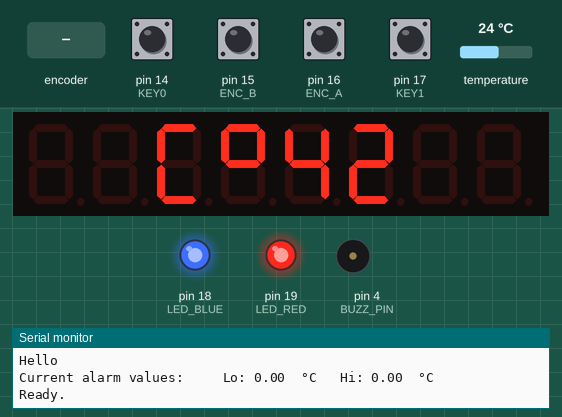
Recording of a program running on a simulated Arduino Nano, built with avr-gcc and run on an emulated ATmega328P. Shown: 8-digit seven-segment display, output pins drawn as LEDs (lit = HIGH), buzzer (waves = sounding, pin HIGH), the last lines printed to the serial monitor. Inputs (shaded band) come from the test bench; at power-on: pin 14 (KEY0), pin 15 (ENC_B), pin 16 (ENC_A), pin 17 (KEY1) HIGH, temperature 24 °C.

Above: at 4.9 s.
5.0 s: pin 14 (KEY0) pulled LOW for 1 s
6.6 s: pin 17 (KEY1) pulled LOW for 1 s
At 7.8 s:
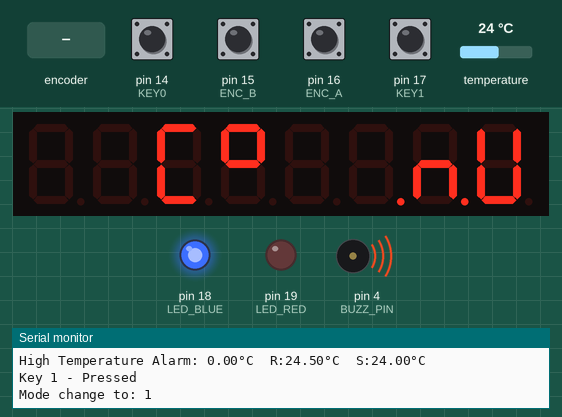
10.8 s: rotary encoder on pin 16 (ENC_A) / pin 15 (ENC_B) turned 1 step (first pin leading)
At 13.7 s:
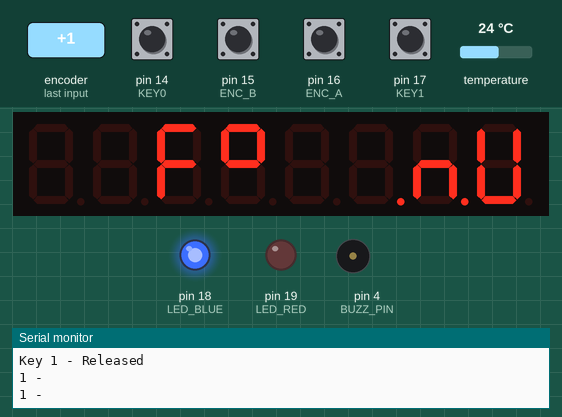
14.6 s: pin 17 (KEY1) pulled LOW for 0.15 s
At 16.7 s:
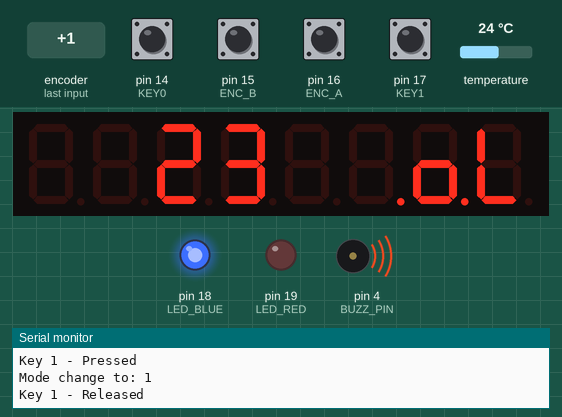
18.4 s: pin 17 (KEY1) pulled LOW for 0.15 s
At 21.7 s:
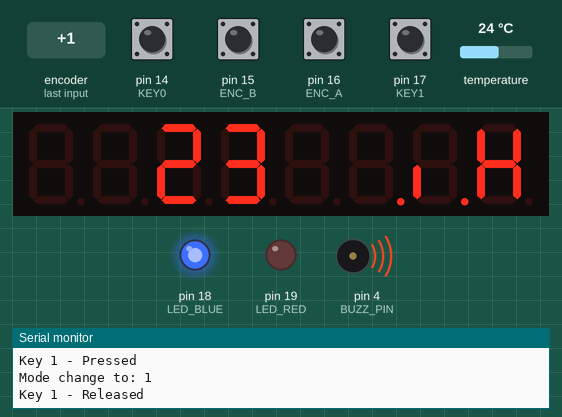
22.2 s: pin 17 (KEY1) pulled LOW for 3.2 s
At 24.1 s:
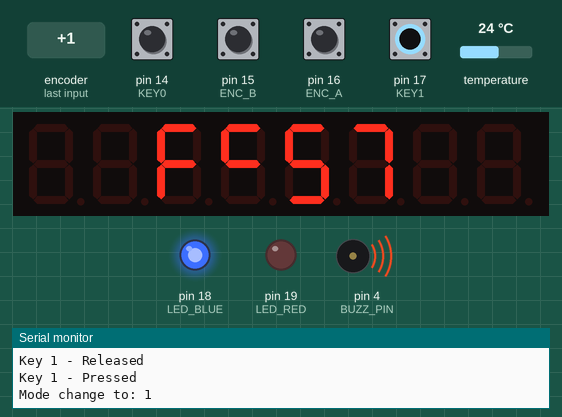
Timing chart, 0 to 27.0 s (numbered marks = the images above; inputs shaded):
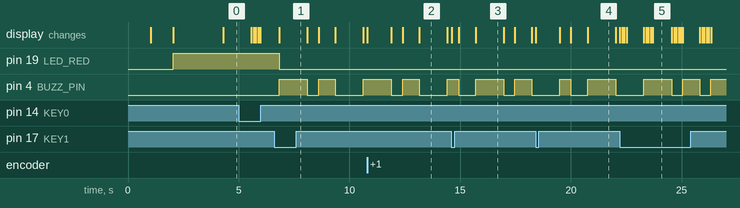

Measured:
- after the input at 6.6 s, the display: changes after 0.24 s (image 1)
- after the input at 10.8 s, the display: first changes at once (image 2 shows a later state)
- after the input at 14.6 s, the display: changes at once (image 3)
- after the input at 18.4 s, the display: first changes at once (image 4 shows a later state)
- after the input at 22.2 s, the display: first changes at once (image 5 shows a later state)

The program:

main.cpp
```cpp
/*

    TODO: Fix displayed temp VS alarm trigger temps (probably some float
   crap...)
*/

#include "defines.h"
#include "display.h"
#include "input.h"
#include "sensors.h"

uint8_t deviceMode = MODE_IDLE;

float CtoF(float celsius) { return (celsius * 1.8f) + 32.0f; }

void setLED(uint8_t ledPin, bool state) {

  if (LED_INVERT == true) {
    state = !state;
  }

  if (ledPin == LED_BLUE) {
    digitalWrite(LED_BLUE, state);
  }
  // Else it's the red one
  else {
    digitalWrite(LED_RED, state);
  }
}

void loop() {
  handleSensors();
  handleInputs();
  handleDisplay();
}

void setup() {

  Serial.begin(57600);
  delay(1000);
  Serial.println("Hello");

  initInputs();
  initSensors();

  initDisplay();

  pinMode(BUZZ_PIN, OUTPUT);
  pinMode(LED_BLUE, OUTPUT);
  pinMode(LED_RED, OUTPUT);
  setLED(LED_BLUE, OFF);
  setLED(LED_RED, OFF);

  Serial.println();

  delay(1000);

  Serial.println("Ready.");
}
```

defines.h
```cpp
#pragma once

#include <Arduino.h>

#define LED_BLUE 18
#define LED_RED 19
#define LED_FLASH_RATE 500
#define LED_INVERT true
#define OFF false
#define ON true
#define BUZZ_PIN 4

#define UNIT_C true
#define UNIT_F false

#define MODE_IDLE 0 // Realtime temperature
#define MODE_RUN 1  // Realtime temperature /w animation
#define MODE_USET 2 // Measurement unit
#define MODE_LSET 3 // Low alarm temp
#define MODE_HSET 4 // High alarm temp
#define MODE_LAST MODE_HSET

float CtoF(float celsius);
void setLED(uint8_t ledPin, bool state);
```

display.cpp
```cpp
#include "display.h"
#include "LedControl.h"
#include "defines.h"

LedControl display = LedControl(12, 13, 10, 1);

bool displayBlinkEnabled = false;
uint16_t displayBlinkRate = 500;
uint8_t displayIntensity = MAX_INTENSITY;

extern float sensorTemperatureC;
extern bool temperatureUnit;
extern float lowAlarmValue;
extern float highAlarmValue;
extern uint8_t deviceMode;

uint8_t animFrames[FRAME_COUNT] = {B00100011, B01000011, B01100010, B01100001};

void initDisplay() {

  display.setScanLimit(0, 6);                // Limit display to 6 digits
  display.shutdown(0, false);                // Enable Display...
  display.setIntensity(0, displayIntensity); // Set the intensity
  display.clearDisplay(0);                   // and clear the display.

  for (uint8_t x = 0; x <= 5; x++) {
    display.setDigit(0, x, 8, false);
  }

  delay(1000);

  for (uint8_t x = 0; x <= 5; x++) {
    display.setChar(0, x, '-', false);
  }

  if (temperatureUnit == UNIT_F) {
    display.setChar(0, 5, 'F', false);
  } else {
    display.setRow(0, 5, B01001110); // Uppercase C
  }

  display.setRow(0, 4, B01100011); // Degree sign
}

void updateUnits() {
  display.setRow(0, 4, B01100011); // Degree sign
  if (temperatureUnit == UNIT_F) {
    display.setChar(0, 5, 'F', false);
  } else {
    display.setRow(0, 5, B01001110); // Uppercase C
  }
  updateDisplay();
}

void setDisplayMode() {

  display.clearDisplay(0);

  switch (deviceMode) {
  case MODE_RUN:
  case MODE_IDLE:
    updateUnits(); // Redraws the degree sign and unit
    break;
  case MODE_USET:
    display.setRow(0, 0, B00111110); // Uppercase U
    display.setChar(0, 1, 'n', true);
    display.setChar(0, 2, ' ', true);
    updateUnits();
    break;
  case MODE_LSET:
    display.setChar(0, 0, 'L', false);
    display.setChar(0, 1, 'o', true);
    updateDisplay();
    break;
  case MODE_HSET:
    display.setChar(0, 0, 'H', false);
    display.setRow(0, 1, B10000100); // Lowercase i w/ dp
    updateDisplay();
    break;
  }
}

void updateDisplay() {

  if ((deviceMode == MODE_RUN) || (deviceMode == MODE_IDLE)) {
    updateDisplayTemp(sensorTemperatureC);
  } else {
    switch (deviceMode) {

    case MODE_LSET:
      updateDisplayMode(lowAlarmValue);
      break;
    case MODE_HSET:
      updateDisplayMode(highAlarmValue);
      break;
    }
  }
}

void updateDisplayMode(float value) {

  // Serial.print("Value: ");
  // Serial.print(value);

  if (temperatureUnit == UNIT_F) {
    value = CtoF(value);
  }

  if (value < 0.0) {
    display.setChar(0, 2, '-', true);
  } else {
    display.setChar(0, 2, ' ', true);
  }

  int16_t hundreds = value / 100;
  int16_t tens = ((int16_t)value / 10) % 10;
  int16_t ones = (int16_t)value % 10;

  if (hundreds == 0) {
    display.setChar(0, 3, ' ', false);
  } else {
    display.setDigit(0, 3, hundreds, false);
  }

  if (hundreds == 0 && tens == 0) {
    display.setChar(0, 4, ' ', false);
  } else {
    display.setDigit(0, 4, tens, false);
  }

  display.setDigit(0, 5, ones, false);

  // Serial.print("   H: ");
  // Serial.print(hundreds);
  // Serial.print("  T: ");
  // Serial.print(tens);
  // Serial.print("  Os: ");
  // Serial.println(ones);
  // Serial.println();
}

void updateDisplayTemp(float value) {

  // Serial.print("Value: ");
  // Serial.print(value);

  if (temperatureUnit == UNIT_F) {
    value = CtoF(value);
  }

  if (value < 0.0) {
    display.setChar(0, 0, '-', false);
  } else {
    display.setChar(0, 0, ' ', false);
  }

  int16_t hundreds = value / 100;
  int16_t tens = ((int16_t)value / 10) % 10;
  int16_t ones = (int16_t)value % 10;

  if (hundreds == 0) {
    display.setChar(0, 1, ' ', false);
  } else {
    display.setDigit(0, 1, hundreds, false);
  }

  if (hundreds == 0 && tens == 0) {
    display.setChar(0, 2, ' ', false);
  } else {
    display.setDigit(0, 2, tens, false);
  }

  display.setDigit(0, 3, ones, false);

  // Serial.print("   H: ");
  // Serial.print(hundreds);
  // Serial.print("  T: ");
  // Serial.print(tens);
  // Serial.print("  Os: ");
  // Serial.println(ones);
  // Serial.println();
}

void blinkDisplay(bool enabled, uint16_t rate) {
  displayBlinkRate = rate;
  blinkDisplay(enabled);
}

void blinkDisplay(bool enabled) {
  displayBlinkEnabled = enabled;
  if (!enabled) {
    display.setIntensity(0, displayIntensity); // Restore intensity
  }
}

void handleDisplay() {

  static uint8_t frameCounter = 0;
  static bool displayState;
  static uint32_t previousBlinkMillis = millis();
  static uint32_t previousAnimMillis = millis();

  if ((millis() - previousBlinkMillis > displayBlinkRate) &&
      displayBlinkEnabled) {
    displayState = !displayState;

    if (displayState) {
      display.setIntensity(0, MAX_INTENSITY);
      digitalWrite(BUZZ_PIN, ON);
    } else {
      display.setIntensity(0, MIN_INTENSITY);
      digitalWrite(BUZZ_PIN, OFF);
    }

    previousBlinkMillis = millis();
  }

  if ((millis() - previousAnimMillis > 100) && deviceMode == MODE_RUN) {

    // Serial.println(frameCounter);
    display.setRow(0, 4, animFrames[frameCounter]);
    frameCounter++;
    if (frameCounter >= FRAME_COUNT) {
      frameCounter = 0;
    }
    previousAnimMillis = millis();
  }
}
```

display.h
```cpp
#pragma once

#include <stdint.h>

#define MAX_INTENSITY 12
#define MIN_INTENSITY 2

#define FRAME_COUNT 4 // Don't forget the array crap.

void initDisplay();

void setDisplayMode();

void updateDisplay();
void updateDisplayTemp(float value);
void updateDisplayMode(float value);
void updateUnits();

void handleDisplay();

void blinkDisplay(bool enabled);
void blinkDisplay(bool enabled, uint16_t rate);
```

input.cpp
```cpp
#include "input.h"
#include "defines.h"
#include "display.h"
#include "sensors.h"

volatile uint8_t currentKeyState; // debounced state
volatile uint8_t key_state;       // bit x = 1: key has changed state

volatile uint8_t currentEncoderPos = 0;
uint8_t lastEncoderPos = 0;

extern float lowAlarmValue;
extern float highAlarmValue;
extern bool lowAlarmAcknoledged;
extern bool highAlarmAcknoledged;
extern bool lowAlarmTriggered;
extern bool highAlarmTriggered;
extern bool temperatureUnit;

extern uint8_t deviceMode;

void initInputs() {
  // Enable pullups on encoder A/B pins
  ENC_PORT |= (1 << ENC_A) | (1 << ENC_B);

  // Preload encoder position
  currentEncoderPos = readEncoder();
  lastEncoderPos = currentEncoderPos;

  // Pins defaults to inputs, so we only need to set the pullups here
  KEY_PORT |= KEY_MASK;

  // We need to pre-load the current values,
  // otherwise it might trigger on powerup/reset
  currentKeyState = KEY_PIN & KEY_MASK;

  // Start timer
  initTimer();
}

void initTimer() {

  // TIMER 2 for interrupt frequency 1000 Hz:
  cli(); // stop interrupts

  TCCR2A = 0; // set entire TCCR2A register to 0
  TCCR2B = 0; // same for TCCR2B
  TCNT2 = 0;  // initialize counter value to 0

  // set compare match register for 1000 Hz increments
  OCR2A = 249; // = 8000000 / (32 * 1000) - 1 (must be <256)

  // turn on CTC mode
  TCCR2B |= (1 << WGM21);

  // Set CS22, CS21 and CS20 bits for 32 prescaler
  TCCR2B |= (0 << CS22) | (1 << CS21) | (1 << CS20);

  // enable timer compare interrupt
  TIMSK2 |= (1 << OCIE2A);

  sei(); // allow interrupts
}

// Function called from interrupt vector
inline void readKeys() {

  static uint8_t counter = 0xFF;

  // Mask the pin read so we only get the bits
  // we care about and ditch the others.
  uint8_t i = KEY_PIN & KEY_MASK;

  // If the current debounced keys differs from the pin read
  if (i != currentKeyState) {

    // If it's the first time around, decrement the
    // counter once for next if statement
    if (counter == 0xFF) {
      counter--;
      // If it's still different, shift the counter value
    } else if (counter > 0) {

      counter = counter >> 1;
    }

    // If the counter reaches 0, consider the key debounced and reset the
    // debounce counter
    else {
      key_state = i ^ currentKeyState;
      currentKeyState = i;
      counter = 0xFF;
    }
  }

  // If the pin read value changes back to the debounced state before the
  // debounce counter reaches 0, reset the debounce counter.
  else if (counter != 0xFF) {
    counter = 0xFF;
  }

} // readKeys

void handleKeys() {

  if (key_state != 0) { // If it's not zero, some keys have changed.

    // This is just a routine to print the value in binary with leading zeroes.
    // Serial.print("      ");
    // for (uint8_t mask = 0x80; mask; mask >>= 1) {
    //   if (mask & key_state) {
    //     Serial.print('1');
    //   } else {
    //     Serial.print('0');
    //   }
    // }
    // Serial.print("      ");

    // A bit that reads as 1 means that key has changed state.

    if (bitRead(key_state, KEY0)) {
      Serial.print(F("Key 0 - "));

      if (bitRead(currentKeyState, KEY0)) {
        Serial.println("Released");
      } else {
        Serial.println("Pressed");

        if (lowAlarmTriggered && !lowAlarmAcknoledged) {
          lowAlarmAcknoledged = true;
          lowAlarmTriggered = false;
          highAlarmAcknoledged = false;
          setLED(LED_BLUE, OFF);
          Serial.println(F("Low alarm ack"));
          digitalWrite(BUZZ_PIN, OFF);
          blinkDisplay(false);
          deviceMode = MODE_IDLE;
          updateUnits();
        }

        else if (highAlarmTriggered && !highAlarmAcknoledged) {
          highAlarmAcknoledged = true;
          highAlarmTriggered = false;
          lowAlarmAcknoledged = false;
          setLED(LED_RED, OFF);
          setLED(LED_BLUE, ON);
          Serial.println(F("High alarm ack"));
          digitalWrite(BUZZ_PIN, OFF);
          blinkDisplay(false);
        } else {
          if (deviceMode == MODE_IDLE) {
            deviceMode = MODE_RUN;
            digitalWrite(LED_RED, HIGH);
          } else if (deviceMode == MODE_RUN) {
            deviceMode = MODE_IDLE;
            updateUnits();
          }
        }
      }
    }
    static bool lastIdleOrRun = deviceMode;
    if (bitRead(key_state, KEY1)) { // Encoder pushbutton

      Serial.print(F("Key 1 - "));
      if (bitRead(currentKeyState, KEY1)) {
        Serial.println("Released");
      } else {
        Serial.println("Pressed");

        if (deviceMode == MODE_RUN) {
          lastIdleOrRun = deviceMode;
          deviceMode++;
        }

        else if (deviceMode == MODE_IDLE) {
          lastIdleOrRun = deviceMode;
          deviceMode = MODE_USET;
        } else {
          deviceMode++;
        }

        // deviceMode++;
        if (deviceMode > MODE_LAST) {
          deviceMode = lastIdleOrRun;
        }
        setDisplayMode();
        Serial.print(F("Mode change to: "));
        Serial.println(lastIdleOrRun);
      }
    }

    // all keys have been checked, reset key_state
    key_state = 0;
  }
}

// Read the encoder pins (called from ISR vector)
inline uint8_t readEncoder(void) {

  uint8_t encoderPos = 0;

  if (!bit_is_clear(ENC_PIN, ENC_A))
    encoderPos |= (1 << 1);

  if (!bit_is_clear(ENC_PIN, ENC_B))
    encoderPos |= (1 << 0);

  return encoderPos;
}

void handleEncoder() {
  if (currentEncoderPos != lastEncoderPos) {

    if ((currentEncoderPos == 3 && lastEncoderPos == 1) ||
        (currentEncoderPos == 0 && lastEncoderPos == 2)) {
      Serial.println(F("1 +"));

      if (deviceMode == MODE_USET) {
        temperatureUnit = UNIT_C;
        updateUnits();
      } else if (deviceMode == MODE_LSET) {
        if (temperatureUnit == UNIT_C) {
          lowAlarmValue++;
        } else {
          lowAlarmValue = lowAlarmValue + 0.555555556f;
        }
        setLowAlarm(lowAlarmValue);
        Serial.print("LSET: ");
        Serial.println(lowAlarmValue);
        updateDisplay();
      } else if (deviceMode == MODE_HSET) {
        if (temperatureUnit == UNIT_C) {
          highAlarmValue++;
        } else {
          highAlarmValue = highAlarmValue + 0.555555556f;
        }
        setHighAlarm(highAlarmValue);
        updateDisplay();
      }

    } else if ((currentEncoderPos == 2 && lastEncoderPos == 0) ||
               (currentEncoderPos == 1 && lastEncoderPos == 3)) {
      Serial.println(F("1 -"));

      if (deviceMode == MODE_USET) {
        temperatureUnit = UNIT_F;
        updateUnits();
      } else if (deviceMode == MODE_LSET) {
        if (temperatureUnit == UNIT_C) {
          lowAlarmValue--;
        } else {
          lowAlarmValue = lowAlarmValue - 0.555555556f;
        }
        Serial.print("LSET: ");
        Serial.println(lowAlarmValue);
        setLowAlarm(lowAlarmValue);
        updateDisplay();
      } else if (deviceMode == MODE_HSET) {
        if (temperatureUnit == UNIT_C) {
          highAlarmValue--;
        } else {
          highAlarmValue = highAlarmValue - 0.555555556f;
        }
        setHighAlarm(highAlarmValue);
        updateDisplay();
      }
    }

    lastEncoderPos = currentEncoderPos;
  }
}

void handleInputs() {
  handleKeys();
  handleEncoder();
}

ISR(TIMER2_COMPA_vect) {
  readKeys();
  currentEncoderPos = readEncoder();
}
```

input.h
```cpp
#pragma once

#include <stdint.h>

// FIXME: Encoder is a bit dicky... dirty/old encoder?
// Rotary Encoders
#define ENC_PIN PINC
#define ENC_DDR DDRC
#define ENC_PORT PORTC
#define ENC_A PC2
#define ENC_B PC1

// Keys
#define KEY_PIN PINC
#define KEY_DDR DDRC
#define KEY_PORT PORTC
#define KEY0 PC0
#define KEY1 PC3
#define KEY_MASK ((1 << KEY0) | (1 << KEY1))    // Always have the mask inside ()'s, else it won't work correctly


void initInputs();
void handleInputs();

// Internal use
void initTimer();
inline uint8_t readEncoder(void);
inline void readKeys();
```

sensors.h
```cpp
#pragma once

#include <stdint.h>

// OneWire Bus pin (requires 4.7K external pullup)
#define ONE_WIRE_BUS 7

void initSensors();
void handleSensors();
void handleAlarms();
void setLowAlarm(int8_t value);
void setHighAlarm(int8_t value);
```

Source omitted: sensors.cpp (4582 bytes)
